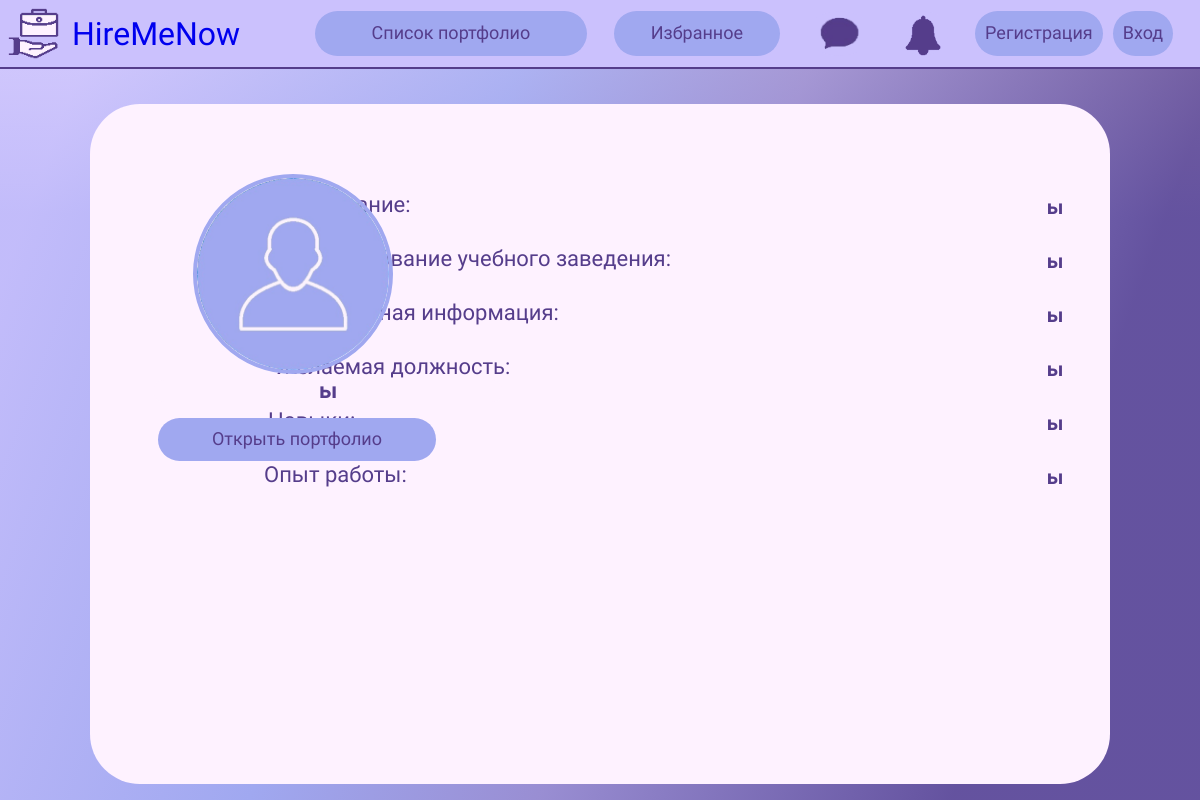
Page /profile/cool_boy_37/ on the committed database.
### mainApp/models.py (models this page shows, shortened)
class userProfile(models.Model):
    user = models.OneToOneField(User, null=True, on_delete=models.CASCADE)
    resume = models.FileField(upload_to='files/', validators=[FileExtensionValidator(allowed_extensions=['pdf'])], blank=True)
    avatar = models.ImageField(upload_to='images/', default='../static/img/profile.png', validators=[FileExtensionValidator(allowed_extensions=['png', 'jpg', 'jpeg'])], blank=True)
    fullName = models.CharField(max_length=100, blank=False, default='похоже, тут ничего нет...')
    education = models.CharField(max_length=100, blank=False, default='похоже, тут ничего нет...')
    edu_base = models.CharField(max_length=100, blank=False, default='похоже, тут ничего нет...')
    contacts = models.CharField(max_length=250, blank=False, default='похоже, тут ничего нет...')
    level = models.CharField(max_length=100, blank=False, default='похоже, тут ничего нет...')
    chars = models.CharField(max_length=150, blank=False, default='похоже, тут ничего нет...')
    exp = models.CharField(max_length=200, blank=False, default='похоже, тут ничего нет...')

### mainApp/views.py (the view)
# urls.py: path('profile/<str:username>/', views.profile, name='profile'),
def profile(request, username):
    user = User.objects.get(username=username)
    user_profile = userProfile.objects.get(user=user)
    if request.method == 'POST':
        user_profile.avatar = request.POST.get('img')
        user_profile.save()
    context = {
        'user_profile': user_profile
    }
    return render(request, 'profile.html', context)

### templates/profile.html (shortened to what this page needs)
{% load static %}
<!DOCTYPE html>
<html lang="ru" dir="ltr">
  <head>
    <link rel="stylesheet" href="{% static 'css/profile.css' %}">
      <link rel="stylesheet" href="{% static 'css/no_underline.css' %}">
  </head>
  <body>
    <div id="nav-bar">
		<a href="{% url 'home' %}" id="header">
			<img id="main-logo" src="{% static 'img/logo.png' %}" alt="logo">
			<h1 id="name">HireMeNow</h1>
		</a>
		<div id="buttons">
			<button class="btn" id="portfolio-list">Список портфолио</button>
			<button class="btn" id="favorite">Избранное</button>
			<a href="{% url 'chat_template' %}" id="chat">
			<img src="{% static 'img/chat.png' %}" width="65px" alt="chat">
			</a>
			<a href="{% url 'home' %}" id="notice">
			<img src="{% static 'img/notice.png' %}" width="50px" alt="notice">
			</a>
            {% if user.is_authenticated %}
            <div id="enter">
				<a href="{% url 'profile' request.user.username %}" class="btn" id="profile"><img id="profile-picture" src="{% static 'img/profile.png' %}" width="40px">Профиль</a>
				<a href="{% url 'logout' %}" class="btn" id="logout">Выйти</a>
			</div>
            {% else %}
			<div id="enter">
				<a href="{% url 'register' %}" class="btn" id="reg">Регистрация</a>
				<a href="{% url 'login' %}" class="btn" id="log">Вход</a>
			</div>
            {% endif %}
		</div>
	</div>
	<div class="hero">
		<div class="info">
			<div id="education">
				<h5 class="info-labels">Образование:</h5>
			</div>
			<p class="input-value">{{ user_profile.education }}</p>
			<div id="school-name">
				<h5>Наименование учебного заведения:</h5>
			</div>
			<p class="input-value">{{ user_profile.edu_base }}</p>
			<div id="contacts">
				<h5>Контактная информация:</h5>
			</div>
			<p class="input-value">{{ user_profile.contacts }}</p>
			<div id="fav-role">
				<h5>Желаемая должность:</h5>
			</div>
			<p class="input-value">{{ user_profile.level }}</p>
			<div id="skills">
				<h5>Навыки:</h5>
			</div>
			<p class="input-value">{{ user_profile.chars }}</p>
			<div id="exp">
				<h5>Опыт работы:</h5>
			</div>
			<p class="input-value">{{ user_profile.exp }}</p>
			</div>
		<div class="avatar-header">
			<img class="avatar" src="{{ user_profile.avatar.url }}"/>
            <h3 id="user-name">{{ user_profile.fullName }}</h3>
			<div class="btn-wrap">
			<a href="{% url 'watch-portfolio' user_profile.user.username%}" class="avatar-header-btn" id="open-portfolio">Открыть портфолио</a>
            </div>
		</div>
	</div>
	</body>
</html>

### static/css/profile.css (style rules this page uses)
* { margin: 0; padding: 0; box-sizing: border-box; font-family: 'Comfortaa'; }
body { width: 100vw; height: 100vh; background: linear-gradient(110.2deg, rgba(203, 193, 253, 0.8) 7%, rgba(160, 168, 240, 0.8) 36.37%, rgba(151, 135, 203, 0.8) 55.83%, rgba(85, 61, 139, 0.8) 83.36%), linear-gradient(180.21deg, #FEF2FF 0.19%, #A0A8F0 27.03%);; overflow: hidden; color: #553d8b; }
#header { display: flex; align-items: center; justify-content: left; gap: 5px; }
#nav-bar { display: flex; align-items: center; flex-direction: row; background: #CBC1FD; border-bottom: 2px solid #553D8B; }
#buttons { width: 100%; display: flex; justify-content: space-evenly; }
#main-logo { width: 67px; height: 67px; }
#name { position: flex; display: flex; width: 216px; height: 40px; font-weight: 400; font-size: 32px; line-height: 40px; }
.btn { display: flex; flex-direction: row; justify-content: center; align-items: center; padding: 10px; background: #A0A8F0; border-radius: 25px; font-weight: 400; font-size: 18px; line-height: 22px; text-align: center; border: none; height: 45.83px; color: #553d8b; }
#portfolio-list { width: 272.41px; cursor: pointer; }
#favorite { width: 166.02px; cursor: pointer; }
#chat { display: flex; align-items: center; height: 45px; border: none; border-radius: 50%; cursor: pointer; background: #CBC1FD; }
#notice { height: 45px; border: none; border-radius: 50%; cursor: pointer; background: #CBC1FD; }
#enter { display: flex; flex-direction: row; gap: 10px; }
::placeholder { color: #553D8B; }
.hero { margin: 35px auto; width: 1820px; max-width: 85vw; height: 930px; max-height: 85vh; background: #FEF2FF; border-radius: 50px; }
.avatar-header { display: flex; flex-direction: column; justify-content: center; align-items: left; margin-left: 48px; margin-top: -40vh; position:relative; }
#user-name { margin-left: 15px; border-radius: 20px; margin-top: 6px; width: 40vw; max-width: 350px; background-color: #FEF2FF; color: #553D8B; font-weight: 700; font-size: 22px; line-height: 22px; min-height: 22px; text-align: center; }
::placeholder { text-align:center; }
.avatar { width: 200px; height: 200px; margin-left: 55px; margin-top: 6px; border-radius: 50%; border: 4px solid #A0A8F0; }
.btn-wrap { display: flex; flex-direction: column; justify-content: center; margin-left: 20px; width: 200px; }
.avatar-header-btn { padding: 12px; gap: 10px; height: 42.83px; background: #A0A8F0; border-radius: 54px; display: flex; flex-direction: row; justify-content: center; align-items: center; font-style: normal; font-weight: 400; font-size: 18px; line-height: 22px; border: none; color: #553D8B; }
#open-portfolio { width: 278px; margin-top: 16px; }
.info { display: flex; flex-direction: column; align-items: center; padding-top: 90px; margin-right: 20px; }
.info h5 { font-style: normal; font-weight: 400; font-size: 22px; line-height: 22px; }
#education { display: flex; flex-direction: row; margin-right: 143px; }
#school-name { display: flex; flex-direction: row; margin-left: 38px; margin-top: 30px; }
#contacts { display: flex; flex-direction: row; margin-right: 76px; margin-top: 30px; }
#fav-role { display: flex; flex-direction: row; margin-right: 126px; margin-top: 30px; }
#skills { display: flex; flex-direction: row; margin-right: 144px; margin-top: 30px; }
#exp { display: flex; flex-direction: row; margin-right: 152px; margin-top: 30px; }
.info p { margin-left: 930px; margin-top: -20px; font-weight: bold; font-size: 20px; line-height: 22px; }
.info h5 { margin-left: -250px; }

### static/css/no_underline.css (style rules this page uses)
a { text-decoration: none; }

### rows in the picture
userProfile: education "ы", edu_base "ы", contacts "ы", level "ы", chars "ы", exp "ы", avatar (picture), fullName "ы"
